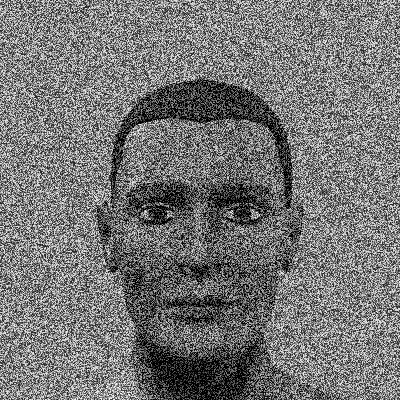
#> input picture ML/Day13_Dec4/man.jpg, 400 x 400 px
$ python q1.py
#> lines starting #> are read from the running program, lines starting #| are printed output that depends on the picture; after the words box and inside, x2 and y2 are one past the last pixel; in counts of white or black regions, pixels touching at a corner belong together
import cv2
import numpy as np
font=cv2.FONT_HERSHEY_SIMPLEX
img = cv2.imread('man.jpg',0)
#> img is the input picture: shape (400, 400); min 0, max 255, mean 117.4
kernel1 = np.ones((2,2),np.uint8)
kernel2 = np.ones((2,2),np.uint8)
er= cv2.erode(img,kernel1,iterations=1)
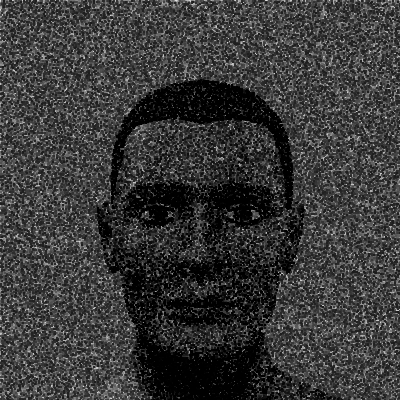
#> er: shape (400, 400); min 0, max 231, mean 57
dlt = cv2.dilate(er,kernel2,iterations=1)
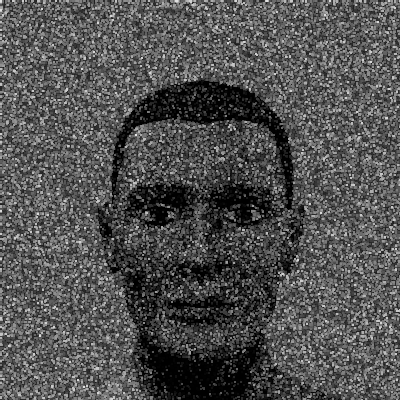
#> dlt: shape (400, 400); min 0, max 231, mean 80.7
cv2.putText(dlt,'Erode & Dialate',(45,50),font,1.2,(255,255,255),2)
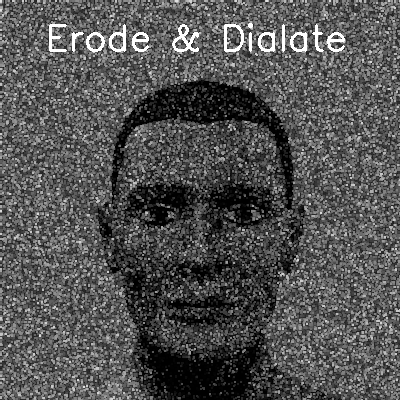
#> dlt: shape (400, 400); 1.32% of pixels changed, all inside (x1, y1, x2, y2) = (49, 23, 345, 52)
cv2.putText(img,'Original Image',(45,50),font,1.5,(0,0,0),2)
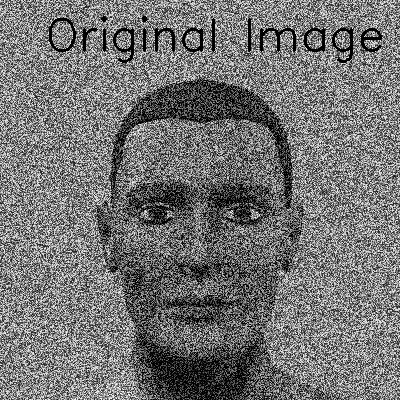
#> img: shape (400, 400); 1.45% of pixels changed, all inside (x1, y1, x2, y2) = (49, 16, 382, 63)
imgc=np.hstack((img,dlt))
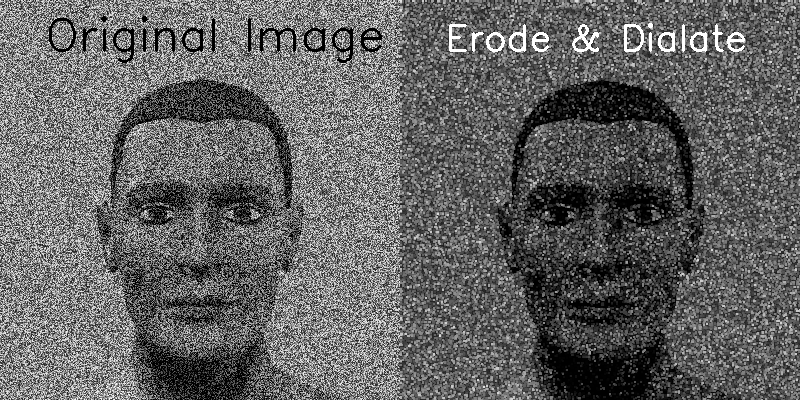
#> imgc: shape (400, 800); min 0, max 255, mean 99.2
cv2.imshow('Result',imgc)
cv2.waitKey(0)
